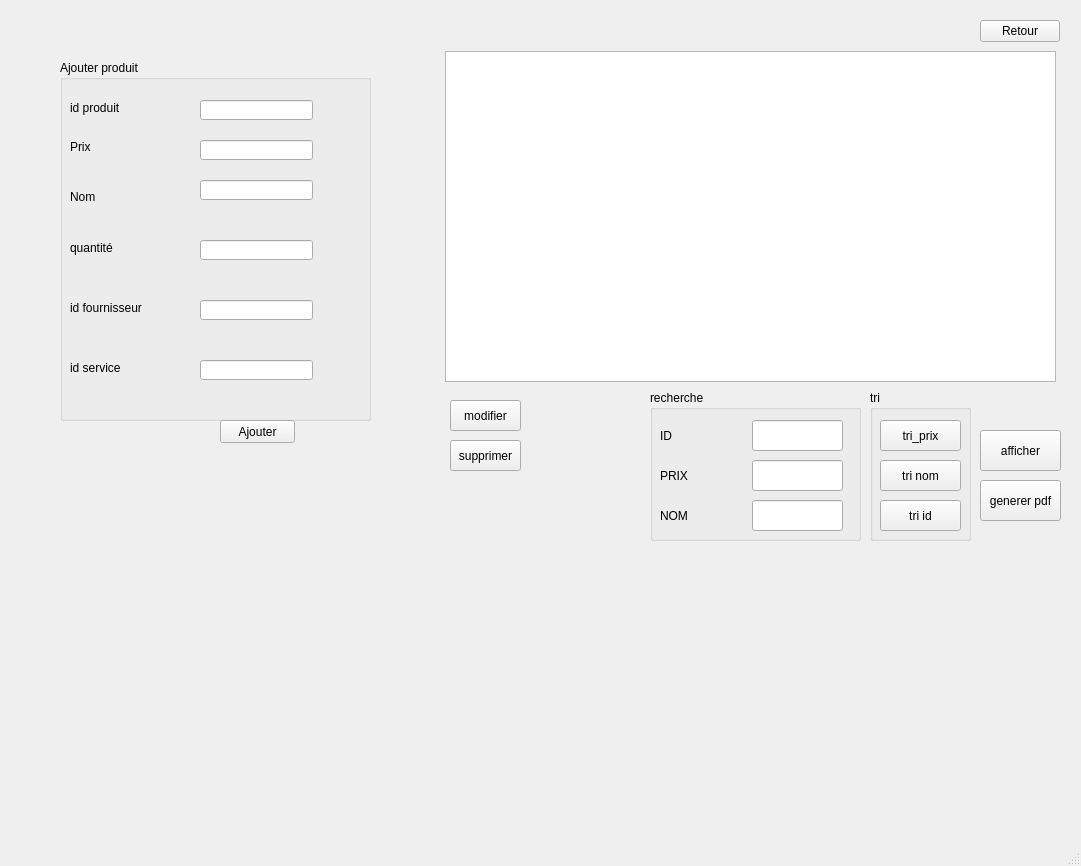
<?xml version="1.0" encoding="UTF-8"?>
<ui version="4.0">
 <class>MainWindow</class>
 <widget class="QMainWindow" name="MainWindow">
  <property name="geometry">
   <rect>
    <x>0</x>
    <y>0</y>
    <width>1081</width>
    <height>866</height>
   </rect>
  </property>
  <property name="windowTitle">
   <string>Gestion des clients</string>
  </property>
  <widget class="QWidget" name="centralwidget">
   <widget class="QStackedWidget" name="stackedWidget">
    <property name="geometry">
     <rect>
      <x>30</x>
      <y>0</y>
      <width>1051</width>
      <height>801</height>
     </rect>
    </property>
    <property name="currentIndex">
     <number>3</number>
    </property>
    <widget class="QWidget" name="page">
     <widget class="QPushButton" name="pushButton">
      <property name="geometry">
       <rect>
        <x>140</x>
        <y>530</y>
        <width>75</width>
        <height>23</height>
       </rect>
      </property>
      <property name="text">
       <string>Statistiques</string>
      </property>
     </widget>
     <widget class="QTabWidget" name="tabWidget">
      <property name="geometry">
       <rect>
        <x>380</x>
        <y>140</y>
        <width>531</width>
        <height>291</height>
       </rect>
      </property>
      <property name="currentIndex">
       <number>0</number>
      </property>
      <widget class="QWidget" name="Liste">
       <attribute name="title">
        <string>Liste des clients</string>
       </attribute>
       <widget class="QPushButton" name="pushButton_pdf">
        <property name="geometry">
         <rect>
          <x>20</x>
          <y>230</y>
          <width>75</width>
          <height>23</height>
         </rect>
        </property>
        <property name="text">
         <string>PDF</string>
        </property>
       </widget>
       <widget class="QPushButton" name="pushButton_7">
        <property name="geometry">
         <rect>
          <x>320</x>
          <y>230</y>
          <width>75</width>
          <height>23</height>
         </rect>
        </property>
        <property name="text">
         <string>Tri A-Z</string>
        </property>
       </widget>
       <widget class="QTableView" name="tab_client">
        <property name="geometry">
         <rect>
          <x>0</x>
          <y>0</y>
          <width>521</width>
          <height>211</height>
         </rect>
        </property>
       </widget>
      </widget>
      <widget class="QWidget" name="tab_2">
       <attribute name="title">
        <string>Historique client</string>
       </attribute>
      </widget>
     </widget>
     <widget class="QLabel" name="label_7">
      <property name="geometry">
       <rect>
        <x>440</x>
        <y>520</y>
        <width>47</width>
        <height>14</height>
       </rect>
      </property>
      <property name="text">
       <string>Etat</string>
      </property>
     </widget>
     <widget class="QLabel" name="label_8">
      <property name="geometry">
       <rect>
        <x>610</x>
        <y>520</y>
        <width>47</width>
        <height>14</height>
       </rect>
      </property>
      <property name="text">
       <string>TextLabel</string>
      </property>
     </widget>
     <widget class="QCustomPlot" name="customplot" native="true">
      <property name="geometry">
       <rect>
        <x>19</x>
        <y>369</y>
        <width>351</width>
        <height>161</height>
       </rect>
      </property>
     </widget>
     <widget class="QGroupBox" name="groupBox_2">
      <property name="geometry">
       <rect>
        <x>380</x>
        <y>20</y>
        <width>471</width>
        <height>121</height>
       </rect>
      </property>
      <property name="title">
       <string>Chercher un client</string>
      </property>
      <widget class="QLineEdit" name="lineEdit_id_suppr">
       <property name="geometry">
        <rect>
         <x>130</x>
         <y>40</y>
         <width>113</width>
         <height>20</height>
        </rect>
       </property>
      </widget>
      <widget class="QLabel" name="label_5">
       <property name="geometry">
        <rect>
         <x>20</x>
         <y>40</y>
         <width>71</width>
         <height>16</height>
        </rect>
       </property>
       <property name="text">
        <string>Identifiant</string>
       </property>
      </widget>
      <widget class="QPushButton" name="bt_chercher">
       <property name="geometry">
        <rect>
         <x>30</x>
         <y>90</y>
         <width>75</width>
         <height>23</height>
        </rect>
       </property>
       <property name="text">
        <string>Chercher</string>
       </property>
      </widget>
      <widget class="QPushButton" name="bt_supprimer">
       <property name="geometry">
        <rect>
         <x>250</x>
         <y>90</y>
         <width>75</width>
         <height>23</height>
        </rect>
       </property>
       <property name="text">
        <string>supprimer</string>
       </property>
      </widget>
     </widget>
     <widget class="QGroupBox" name="groupBox">
      <property name="geometry">
       <rect>
        <x>20</x>
        <y>10</y>
        <width>351</width>
        <height>351</height>
       </rect>
      </property>
      <property name="title">
       <string>Ajouter un client</string>
      </property>
      <widget class="QLabel" name="label">
       <property name="geometry">
        <rect>
         <x>30</x>
         <y>40</y>
         <width>51</width>
         <height>16</height>
        </rect>
       </property>
       <property name="text">
        <string>Identifiant</string>
       </property>
      </widget>
      <widget class="QLabel" name="label_2">
       <property name="geometry">
        <rect>
         <x>30</x>
         <y>80</y>
         <width>47</width>
         <height>14</height>
        </rect>
       </property>
       <property name="text">
        <string>Nom</string>
       </property>
      </widget>
      <widget class="QLabel" name="label_3">
       <property name="geometry">
        <rect>
         <x>30</x>
         <y>130</y>
         <width>47</width>
         <height>14</height>
        </rect>
       </property>
       <property name="text">
        <string>Prenom</string>
       </property>
      </widget>
      <widget class="QLabel" name="label_4">
       <property name="geometry">
        <rect>
         <x>30</x>
         <y>180</y>
         <width>47</width>
         <height>14</height>
        </rect>
       </property>
       <property name="text">
        <string>Adresse</string>
       </property>
      </widget>
      <widget class="QLineEdit" name="lineEdit_id">
       <property name="geometry">
        <rect>
         <x>130</x>
         <y>40</y>
         <width>113</width>
         <height>20</height>
        </rect>
       </property>
      </widget>
      <widget class="QLineEdit" name="lineEdit_nom">
       <property name="geometry">
        <rect>
         <x>130</x>
         <y>80</y>
         <width>113</width>
         <height>20</height>
        </rect>
       </property>
      </widget>
      <widget class="QLineEdit" name="lineEdit_prenom">
       <property name="geometry">
        <rect>
         <x>130</x>
         <y>130</y>
         <width>113</width>
         <height>20</height>
        </rect>
       </property>
      </widget>
      <widget class="QLineEdit" name="lineEdit_adresse">
       <property name="geometry">
        <rect>
         <x>130</x>
         <y>180</y>
         <width>113</width>
         <height>20</height>
        </rect>
       </property>
      </widget>
      <widget class="QPushButton" name="bt_ajouter">
       <property name="geometry">
        <rect>
         <x>80</x>
         <y>280</y>
         <width>75</width>
         <height>23</height>
        </rect>
       </property>
       <property name="text">
        <string>Valider</string>
       </property>
      </widget>
      <widget class="QPushButton" name="bt_id_modif">
       <property name="geometry">
        <rect>
         <x>200</x>
         <y>280</y>
         <width>75</width>
         <height>23</height>
        </rect>
       </property>
       <property name="text">
        <string>Modifier</string>
       </property>
      </widget>
      <widget class="QLineEdit" name="lineEdit_age">
       <property name="geometry">
        <rect>
         <x>130</x>
         <y>230</y>
         <width>113</width>
         <height>20</height>
        </rect>
       </property>
      </widget>
      <widget class="QLabel" name="label_6">
       <property name="geometry">
        <rect>
         <x>30</x>
         <y>230</y>
         <width>47</width>
         <height>14</height>
        </rect>
       </property>
       <property name="text">
        <string>Age</string>
       </property>
      </widget>
     </widget>
    </widget>
    <widget class="QWidget" name="page_2">
     <widget class="QTabWidget" name="tabWidget_2">
      <property name="geometry">
       <rect>
        <x>0</x>
        <y>10</y>
        <width>841</width>
        <height>741</height>
       </rect>
      </property>
      <property name="currentIndex">
       <number>2</number>
      </property>
      <widget class="QWidget" name="tab">
       <attribute name="title">
        <string>Gestionnaire</string>
       </attribute>
       <widget class="QGroupBox" name="groupBox_3">
        <property name="geometry">
         <rect>
          <x>-10</x>
          <y>10</y>
          <width>561</width>
          <height>261</height>
         </rect>
        </property>
        <property name="title">
         <string>Affichage</string>
        </property>
        <widget class="QTableView" name="tableViewAffichagei">
         <property name="geometry">
          <rect>
           <x>20</x>
           <y>30</y>
           <width>371</width>
           <height>211</height>
          </rect>
         </property>
        </widget>
        <widget class="QPushButton" name="pushButton_Actualiseri">
         <property name="geometry">
          <rect>
           <x>430</x>
           <y>30</y>
           <width>93</width>
           <height>91</height>
          </rect>
         </property>
         <property name="text">
          <string>Actualiser</string>
         </property>
        </widget>
        <widget class="QPushButton" name="pushButton_3i">
         <property name="geometry">
          <rect>
           <x>430</x>
           <y>130</y>
           <width>93</width>
           <height>28</height>
          </rect>
         </property>
         <property name="text">
          <string>imprimer</string>
         </property>
        </widget>
        <widget class="QPushButton" name="pushButton_4i">
         <property name="geometry">
          <rect>
           <x>430</x>
           <y>170</y>
           <width>93</width>
           <height>28</height>
          </rect>
         </property>
         <property name="text">
          <string>statistique</string>
         </property>
        </widget>
       </widget>
       <widget class="QGroupBox" name="groupBox_4">
        <property name="geometry">
         <rect>
          <x>20</x>
          <y>280</y>
          <width>294</width>
          <height>276</height>
         </rect>
        </property>
        <property name="title">
         <string>Ajout / Modification</string>
        </property>
        <layout class="QVBoxLayout" name="verticalLayout_7">
         <item>
          <layout class="QHBoxLayout" name="horizontalLayout_23">
           <item>
            <widget class="QLabel" name="label_19">
             <property name="text">
              <string>id :</string>
             </property>
            </widget>
           </item>
           <item>
            <widget class="QLineEdit" name="lineEdit_idi"/>
           </item>
          </layout>
         </item>
         <item>
          <layout class="QHBoxLayout" name="horizontalLayout_3">
           <item>
            <widget class="QLabel" name="label_9">
             <property name="text">
              <string> Nombre d'étoiles: </string>
             </property>
            </widget>
           </item>
           <item>
            <widget class="QLineEdit" name="lineEdit_etoilesi"/>
           </item>
          </layout>
         </item>
         <item>
          <layout class="QHBoxLayout" name="horizontalLayout_2">
           <item>
            <widget class="QLabel" name="label_10">
             <property name="text">
              <string>nom:</string>
             </property>
            </widget>
           </item>
           <item>
            <widget class="QLineEdit" name="lineEdit_nomi"/>
           </item>
          </layout>
         </item>
         <item>
          <layout class="QHBoxLayout" name="horizontalLayout_6">
           <item>
            <widget class="QLabel" name="label_11">
             <property name="text">
              <string>Numéro de téléphone:</string>
             </property>
            </widget>
           </item>
           <item>
            <widget class="QLineEdit" name="lineEdit_teli"/>
           </item>
          </layout>
         </item>
         <item>
          <layout class="QHBoxLayout" name="horizontalLayout_5">
           <item>
            <widget class="QLabel" name="label_12">
             <property name="text">
              <string>email:</string>
             </property>
            </widget>
           </item>
           <item>
            <widget class="QLineEdit" name="lineEdit_emaili"/>
           </item>
          </layout>
         </item>
         <item>
          <layout class="QHBoxLayout" name="horizontalLayout_4">
           <item>
            <widget class="QLabel" name="label_13">
             <property name="text">
              <string>produit:</string>
             </property>
            </widget>
           </item>
           <item>
            <widget class="QLineEdit" name="lineEdit_produiti"/>
           </item>
          </layout>
         </item>
         <item>
          <layout class="QHBoxLayout" name="horizontalLayout_7">
           <item>
            <widget class="QLabel" name="label_14">
             <property name="text">
              <string>Date:</string>
             </property>
            </widget>
           </item>
           <item>
            <widget class="QLineEdit" name="lineEdit_email_2i"/>
           </item>
          </layout>
         </item>
         <item>
          <layout class="QHBoxLayout" name="horizontalLayout">
           <item>
            <widget class="QPushButton" name="pushButton_Ajouter">
             <property name="text">
              <string>Ajouter</string>
             </property>
            </widget>
           </item>
           <item>
            <widget class="QPushButton" name="pushButton_Modifier">
             <property name="text">
              <string>Modifier</string>
             </property>
            </widget>
           </item>
          </layout>
         </item>
        </layout>
       </widget>
       <widget class="QGroupBox" name="groupBox_5">
        <property name="geometry">
         <rect>
          <x>380</x>
          <y>280</y>
          <width>361</width>
          <height>91</height>
         </rect>
        </property>
        <property name="title">
         <string>Suppression</string>
        </property>
        <widget class="QWidget" name="layoutWidget">
         <property name="geometry">
          <rect>
           <x>20</x>
           <y>20</y>
           <width>311</width>
           <height>60</height>
          </rect>
         </property>
         <layout class="QVBoxLayout" name="verticalLayout">
          <item>
           <layout class="QHBoxLayout" name="horizontalLayout_8">
            <item>
             <widget class="QLabel" name="label_15">
              <property name="text">
               <string>id :</string>
              </property>
             </widget>
            </item>
            <item>
             <widget class="QLineEdit" name="lineEdit_id_suppressioni"/>
            </item>
           </layout>
          </item>
          <item>
           <widget class="QPushButton" name="pushButton_Supprimeri">
            <property name="text">
             <string>Supprimer</string>
            </property>
           </widget>
          </item>
         </layout>
        </widget>
       </widget>
       <widget class="QGroupBox" name="groupBox_6">
        <property name="geometry">
         <rect>
          <x>390</x>
          <y>370</y>
          <width>351</width>
          <height>71</height>
         </rect>
        </property>
        <property name="title">
         <string>Tri: </string>
        </property>
        <widget class="QWidget" name="layoutWidget_2">
         <property name="geometry">
          <rect>
           <x>10</x>
           <y>20</y>
           <width>321</width>
           <height>41</height>
          </rect>
         </property>
         <layout class="QHBoxLayout" name="horizontalLayout_9">
          <item>
           <widget class="QPushButton" name="pushButtoni">
            <property name="text">
             <string>Tri par ID</string>
            </property>
           </widget>
          </item>
          <item>
           <widget class="QPushButton" name="pushButton_2i">
            <property name="text">
             <string>Tri par Nom</string>
            </property>
           </widget>
          </item>
         </layout>
        </widget>
       </widget>
       <widget class="QGroupBox" name="groupBox_7">
        <property name="geometry">
         <rect>
          <x>380</x>
          <y>440</y>
          <width>361</width>
          <height>91</height>
         </rect>
        </property>
        <property name="title">
         <string>Recherche</string>
        </property>
        <widget class="QWidget" name="layoutWidget_3">
         <property name="geometry">
          <rect>
           <x>20</x>
           <y>20</y>
           <width>311</width>
           <height>60</height>
          </rect>
         </property>
         <layout class="QVBoxLayout" name="verticalLayout_4">
          <item>
           <layout class="QHBoxLayout" name="horizontalLayout_11">
            <item>
             <widget class="QLabel" name="label_16">
              <property name="text">
               <string>Nom :</string>
              </property>
             </widget>
            </item>
            <item>
             <widget class="QLineEdit" name="lineEdit_nom_recherchei"/>
            </item>
           </layout>
          </item>
          <item>
           <widget class="QPushButton" name="pushButton_chercheri">
            <property name="text">
             <string>Rechercher</string>
            </property>
           </widget>
          </item>
         </layout>
        </widget>
       </widget>
       <widget class="QPushButton" name="pb_image">
        <property name="geometry">
         <rect>
          <x>610</x>
          <y>190</y>
          <width>93</width>
          <height>28</height>
         </rect>
        </property>
        <property name="text">
         <string>inserer image</string>
        </property>
       </widget>
       <widget class="QLabel" name="label_pic">
        <property name="geometry">
         <rect>
          <x>570</x>
          <y>40</y>
          <width>171</width>
          <height>141</height>
         </rect>
        </property>
        <property name="text">
         <string/>
        </property>
       </widget>
       <widget class="QPushButton" name="pushButton_6_sombrei">
        <property name="geometry">
         <rect>
          <x>660</x>
          <y>230</y>
          <width>93</width>
          <height>28</height>
         </rect>
        </property>
        <property name="text">
         <string>sombe</string>
        </property>
       </widget>
       <widget class="QPushButton" name="pushButton_6_blanci">
        <property name="geometry">
         <rect>
          <x>560</x>
          <y>230</y>
          <width>93</width>
          <height>28</height>
         </rect>
        </property>
        <property name="text">
         <string>blanc</string>
        </property>
       </widget>
      </widget>
      <widget class="QWidget" name="tab_4">
       <attribute name="title">
        <string>imprimer fichier </string>
       </attribute>
       <widget class="QWidget" name="verticalLayoutWidget_2">
        <property name="geometry">
         <rect>
          <x>20</x>
          <y>30</y>
          <width>721</width>
          <height>431</height>
         </rect>
        </property>
        <layout class="QVBoxLayout" name="verticalLayout_2">
         <item>
          <widget class="QPlainTextEdit" name="plainTextEditi">
           <property name="plainText">
            <string>id fournisseur:

produit:

quantité:

prix:

date:




signature:</string>
           </property>
          </widget>
         </item>
         <item>
          <widget class="QPushButton" name="pushButton_5i">
           <property name="text">
            <string>PDF</string>
           </property>
          </widget>
         </item>
        </layout>
       </widget>
      </widget>
      <widget class="QWidget" name="tab_3">
       <attribute name="title">
        <string>Page</string>
       </attribute>
       <widget class="QLabel" name="label_20">
        <property name="geometry">
         <rect>
          <x>170</x>
          <y>100</y>
          <width>47</width>
          <height>13</height>
         </rect>
        </property>
        <property name="text">
         <string/>
        </property>
       </widget>
       <widget class="QLabel" name="label_22">
        <property name="geometry">
         <rect>
          <x>90</x>
          <y>100</y>
          <width>51</width>
          <height>16</height>
         </rect>
        </property>
        <property name="text">
         <string>Etat</string>
        </property>
       </widget>
       <widget class="QWidget" name="layoutWidget_4">
        <property name="geometry">
         <rect>
          <x>70</x>
          <y>50</y>
          <width>229</width>
          <height>30</height>
         </rect>
        </property>
        <layout class="QHBoxLayout" name="horizontalLayout_24">
         <item>
          <widget class="QLabel" name="label_21">
           <property name="text">
            <string>open</string>
           </property>
          </widget>
         </item>
         <item>
          <widget class="QPushButton" name="pushButton_11i">
           <property name="text">
            <string>in</string>
           </property>
          </widget>
         </item>
         <item>
          <widget class="QPushButton" name="pushButton_12">
           <property name="text">
            <string>out</string>
           </property>
          </widget>
         </item>
        </layout>
       </widget>
      </widget>
     </widget>
    </widget>
    <widget class="QWidget" name="page_3">
     <widget class="QWidget" name="layoutWidget">
      <property name="geometry">
       <rect>
        <x>229</x>
        <y>99</y>
        <width>621</width>
        <height>41</height>
       </rect>
      </property>
      <layout class="QHBoxLayout" name="horizontalLayout_10">
       <item>
        <widget class="QPushButton" name="pushButton_gestionProduit">
         <property name="text">
          <string>Gestion Produits</string>
         </property>
        </widget>
       </item>
       <item>
        <widget class="QPushButton" name="pushButton_four">
         <property name="text">
          <string>Gestion Fournisseurs</string>
         </property>
        </widget>
       </item>
       <item>
        <widget class="QPushButton" name="pushButton_cliets">
         <property name="text">
          <string>Gestion Clients</string>
         </property>
        </widget>
       </item>
      </layout>
     </widget>
    </widget>
    <widget class="QWidget" name="page_4">
     <widget class="QPushButton" name="pushButton_aff_b">
      <property name="geometry">
       <rect>
        <x>950</x>
        <y>430</y>
        <width>81</width>
        <height>41</height>
       </rect>
      </property>
      <property name="text">
       <string>afficher</string>
      </property>
     </widget>
     <widget class="QGroupBox" name="groupBox_8">
      <property name="geometry">
       <rect>
        <x>840</x>
        <y>390</y>
        <width>101</width>
        <height>151</height>
       </rect>
      </property>
      <property name="title">
       <string>tri</string>
      </property>
      <widget class="QPushButton" name="pushButton_triid_b_3">
       <property name="geometry">
        <rect>
         <x>10</x>
         <y>110</y>
         <width>81</width>
         <height>31</height>
        </rect>
       </property>
       <property name="text">
        <string>tri id</string>
       </property>
      </widget>
      <widget class="QPushButton" name="pushButton_trinom_b_3">
       <property name="geometry">
        <rect>
         <x>10</x>
         <y>70</y>
         <width>81</width>
         <height>31</height>
        </rect>
       </property>
       <property name="text">
        <string>tri nom</string>
       </property>
      </widget>
      <widget class="QPushButton" name="pushButton_triprix_b_3">
       <property name="geometry">
        <rect>
         <x>10</x>
         <y>30</y>
         <width>81</width>
         <height>31</height>
        </rect>
       </property>
       <property name="text">
        <string>tri_prix</string>
       </property>
      </widget>
     </widget>
     <widget class="QGroupBox" name="groupBox_9">
      <property name="geometry">
       <rect>
        <x>620</x>
        <y>390</y>
        <width>211</width>
        <height>151</height>
       </rect>
      </property>
      <property name="title">
       <string>recherche</string>
      </property>
      <widget class="QLineEdit" name="lineEdit_rech_id_b_3">
       <property name="geometry">
        <rect>
         <x>102</x>
         <y>30</y>
         <width>91</width>
         <height>31</height>
        </rect>
       </property>
      </widget>
      <widget class="QLineEdit" name="lineEdit_rech_prix_b_3">
       <property name="geometry">
        <rect>
         <x>102</x>
         <y>70</y>
         <width>91</width>
         <height>31</height>
        </rect>
       </property>
      </widget>
      <widget class="QLineEdit" name="lineEdit_rech_nom_b_3">
       <property name="geometry">
        <rect>
         <x>102</x>
         <y>110</y>
         <width>91</width>
         <height>31</height>
        </rect>
       </property>
      </widget>
      <widget class="QLabel" name="label_39">
       <property name="geometry">
        <rect>
         <x>10</x>
         <y>30</y>
         <width>61</width>
         <height>31</height>
        </rect>
       </property>
       <property name="text">
        <string>ID</string>
       </property>
      </widget>
      <widget class="QLabel" name="label_40">
       <property name="geometry">
        <rect>
         <x>10</x>
         <y>70</y>
         <width>61</width>
         <height>31</height>
        </rect>
       </property>
       <property name="text">
        <string>PRIX</string>
       </property>
      </widget>
      <widget class="QLabel" name="label_41">
       <property name="geometry">
        <rect>
         <x>10</x>
         <y>115</y>
         <width>61</width>
         <height>21</height>
        </rect>
       </property>
       <property name="text">
        <string>NOM</string>
       </property>
      </widget>
     </widget>
     <widget class="QTableView" name="tableView_b">
      <property name="geometry">
       <rect>
        <x>415</x>
        <y>51</y>
        <width>611</width>
        <height>331</height>
       </rect>
      </property>
     </widget>
     <widget class="QPushButton" name="pushButton_mod_b">
      <property name="geometry">
       <rect>
        <x>420</x>
        <y>400</y>
        <width>71</width>
        <height>31</height>
       </rect>
      </property>
      <property name="text">
       <string>modifier</string>
      </property>
     </widget>
     <widget class="QGroupBox" name="groupBox_10">
      <property name="geometry">
       <rect>
        <x>30</x>
        <y>60</y>
        <width>311</width>
        <height>361</height>
       </rect>
      </property>
      <property name="title">
       <string>Ajouter produit</string>
      </property>
      <widget class="QLabel" name="label_42">
       <property name="geometry">
        <rect>
         <x>10</x>
         <y>40</y>
         <width>91</width>
         <height>16</height>
        </rect>
       </property>
       <property name="text">
        <string>id produit</string>
       </property>
      </widget>
      <widget class="QLabel" name="label_43">
       <property name="geometry">
        <rect>
         <x>10</x>
         <y>130</y>
         <width>47</width>
         <height>13</height>
        </rect>
       </property>
       <property name="text">
        <string>Nom</string>
       </property>
      </widget>
      <widget class="QLabel" name="label_44">
       <property name="geometry">
        <rect>
         <x>10</x>
         <y>80</y>
         <width>47</width>
         <height>13</height>
        </rect>
       </property>
       <property name="text">
        <string>Prix</string>
       </property>
      </widget>
      <widget class="QLineEdit" name="lineEdit_id_b_3">
       <property name="geometry">
        <rect>
         <x>140</x>
         <y>40</y>
         <width>113</width>
         <height>20</height>
        </rect>
       </property>
      </widget>
      <widget class="QLineEdit" name="lineEdit_prix_b_3">
       <property name="geometry">
        <rect>
         <x>140</x>
         <y>80</y>
         <width>113</width>
         <height>20</height>
        </rect>
       </property>
      </widget>
      <widget class="QLineEdit" name="lineEdit_nom_b_3">
       <property name="geometry">
        <rect>
         <x>140</x>
         <y>120</y>
         <width>113</width>
         <height>20</height>
        </rect>
       </property>
      </widget>
      <widget class="QLabel" name="label_45">
       <property name="geometry">
        <rect>
         <x>10</x>
         <y>180</y>
         <width>61</width>
         <height>16</height>
        </rect>
       </property>
       <property name="text">
        <string>quantité</string>
       </property>
      </widget>
      <widget class="QLabel" name="label_46">
       <property name="geometry">
        <rect>
         <x>10</x>
         <y>300</y>
         <width>71</width>
         <height>16</height>
        </rect>
       </property>
       <property name="text">
        <string>id service</string>
       </property>
      </widget>
      <widget class="QLabel" name="label_47">
       <property name="geometry">
        <rect>
         <x>10</x>
         <y>240</y>
         <width>111</width>
         <height>16</height>
        </rect>
       </property>
       <property name="text">
        <string>id fournisseur</string>
       </property>
      </widget>
      <widget class="QLineEdit" name="lineEdit_quan_b_3">
       <property name="geometry">
        <rect>
         <x>140</x>
         <y>180</y>
         <width>113</width>
         <height>20</height>
        </rect>
       </property>
      </widget>
      <widget class="QLineEdit" name="lineEdit_idf_b_3">
       <property name="geometry">
        <rect>
         <x>140</x>
         <y>240</y>
         <width>113</width>
         <height>20</height>
        </rect>
       </property>
      </widget>
      <widget class="QLineEdit" name="lineEdit_ids_b_3">
       <property name="geometry">
        <rect>
         <x>140</x>
         <y>300</y>
         <width>113</width>
         <height>20</height>
        </rect>
       </property>
      </widget>
     </widget>
     <widget class="QPushButton" name="pushButton_ajout_b">
      <property name="geometry">
       <rect>
        <x>190</x>
        <y>420</y>
        <width>75</width>
        <height>23</height>
       </rect>
      </property>
      <property name="text">
       <string>Ajouter</string>
      </property>
     </widget>
     <widget class="QPushButton" name="pushButton_supp_b">
      <property name="geometry">
       <rect>
        <x>420</x>
        <y>440</y>
        <width>71</width>
        <height>31</height>
       </rect>
      </property>
      <property name="text">
       <string>supprimer</string>
      </property>
     </widget>
     <widget class="QPushButton" name="pushButton_genererpdf_b">
      <property name="geometry">
       <rect>
        <x>950</x>
        <y>480</y>
        <width>81</width>
        <height>41</height>
       </rect>
      </property>
      <property name="minimumSize">
       <size>
        <width>71</width>
        <height>0</height>
       </size>
      </property>
      <property name="text">
       <string>generer pdf</string>
      </property>
     </widget>
    </widget>
   </widget>
   <widget class="QPushButton" name="pushButton_REtourr">
    <property name="geometry">
     <rect>
      <x>980</x>
      <y>20</y>
      <width>80</width>
      <height>22</height>
     </rect>
    </property>
    <property name="text">
     <string>Retour</string>
    </property>
   </widget>
  </widget>
  <widget class="QMenuBar" name="menubar">
   <property name="geometry">
    <rect>
     <x>0</x>
     <y>0</y>
     <width>1081</width>
     <height>26</height>
    </rect>
   </property>
  </widget>
  <widget class="QStatusBar" name="statusbar"/>
 </widget>
 <customwidgets>
  <customwidget>
   <class>QCustomPlot</class>
   <extends>QWidget</extends>
   <header>qcustomplot.h</header>
   <container>1</container>
  </customwidget>
 </customwidgets>
 <resources/>
 <connections/>
</ui>
